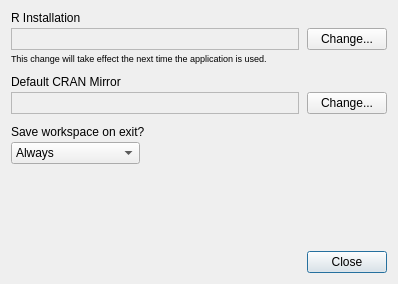
<?xml version="1.0" encoding="UTF-8"?>
<ui version="4.0">
 <class>OptionsDialog</class>
 <widget class="QDialog" name="OptionsDialog">
  <property name="windowModality">
   <enum>Qt::WindowModal</enum>
  </property>
  <property name="geometry">
   <rect>
    <x>0</x>
    <y>0</y>
    <width>398</width>
    <height>284</height>
   </rect>
  </property>
  <property name="sizePolicy">
   <sizepolicy hsizetype="Preferred" vsizetype="Fixed">
    <horstretch>0</horstretch>
    <verstretch>0</verstretch>
   </sizepolicy>
  </property>
  <property name="windowTitle">
   <string>Options</string>
  </property>
  <property name="sizeGripEnabled">
   <bool>false</bool>
  </property>
  <property name="modal">
   <bool>true</bool>
  </property>
  <layout class="QVBoxLayout" name="verticalLayout">
   <property name="spacing">
    <number>3</number>
   </property>
   <item>
    <layout class="QVBoxLayout" name="vboxRHome">
     <property name="spacing">
      <number>3</number>
     </property>
     <item>
      <widget class="QLabel" name="lblRHome">
       <property name="text">
        <string>R Installation</string>
       </property>
      </widget>
     </item>
     <item>
      <layout class="QHBoxLayout" name="horizontalLayout">
       <property name="spacing">
        <number>8</number>
       </property>
       <item>
        <widget class="QLabel" name="lblRHomeValue">
         <property name="sizePolicy">
          <sizepolicy hsizetype="Preferred" vsizetype="Preferred">
           <horstretch>1</horstretch>
           <verstretch>0</verstretch>
          </sizepolicy>
         </property>
         <property name="frameShape">
          <enum>QFrame::StyledPanel</enum>
         </property>
         <property name="frameShadow">
          <enum>QFrame::Plain</enum>
         </property>
         <property name="text">
          <string/>
         </property>
         <property name="textFormat">
          <enum>Qt::PlainText</enum>
         </property>
        </widget>
       </item>
       <item>
        <widget class="QPushButton" name="btnRHome">
         <property name="text">
          <string>Change...</string>
         </property>
         <property name="autoDefault">
          <bool>false</bool>
         </property>
        </widget>
       </item>
      </layout>
     </item>
     <item>
      <widget class="QLabel" name="lblRHomeRestart">
       <property name="font">
        <font>
         <pointsize>7</pointsize>
        </font>
       </property>
       <property name="text">
        <string>This change will take effect the next time the application is used.</string>
       </property>
      </widget>
     </item>
     <item>
      <spacer name="spacerRHome">
       <property name="orientation">
        <enum>Qt::Vertical</enum>
       </property>
       <property name="sizeType">
        <enum>QSizePolicy::Fixed</enum>
       </property>
       <property name="sizeHint" stdset="0">
        <size>
         <width>20</width>
         <height>8</height>
        </size>
       </property>
      </spacer>
     </item>
    </layout>
   </item>
   <item>
    <widget class="QLabel" name="label_2">
     <property name="text">
      <string>Default CRAN Mirror</string>
     </property>
    </widget>
   </item>
   <item>
    <layout class="QHBoxLayout" name="horizontalLayout_2">
     <property name="spacing">
      <number>8</number>
     </property>
     <item>
      <widget class="QLabel" name="lblCRANValue">
       <property name="sizePolicy">
        <sizepolicy hsizetype="Preferred" vsizetype="Preferred">
         <horstretch>1</horstretch>
         <verstretch>0</verstretch>
        </sizepolicy>
       </property>
       <property name="frameShape">
        <enum>QFrame::StyledPanel</enum>
       </property>
       <property name="text">
        <string/>
       </property>
       <property name="textFormat">
        <enum>Qt::PlainText</enum>
       </property>
      </widget>
     </item>
     <item>
      <widget class="QPushButton" name="btnCRAN">
       <property name="text">
        <string>Change...</string>
       </property>
       <property name="autoDefault">
        <bool>false</bool>
       </property>
      </widget>
     </item>
    </layout>
   </item>
   <item>
    <spacer name="verticalSpacer_3">
     <property name="orientation">
      <enum>Qt::Vertical</enum>
     </property>
     <property name="sizeType">
      <enum>QSizePolicy::Fixed</enum>
     </property>
     <property name="sizeHint" stdset="0">
      <size>
       <width>20</width>
       <height>8</height>
      </size>
     </property>
    </spacer>
   </item>
   <item>
    <widget class="QLabel" name="label_3">
     <property name="text">
      <string>Save workspace on exit?</string>
     </property>
    </widget>
   </item>
   <item>
    <layout class="QHBoxLayout" name="horizontalLayout_3">
     <property name="leftMargin">
      <number>0</number>
     </property>
     <item>
      <widget class="QComboBox" name="comboSaveWorkspace">
       <property name="sizeAdjustPolicy">
        <enum>QComboBox::AdjustToContents</enum>
       </property>
       <item>
        <property name="text">
         <string>Always</string>
        </property>
       </item>
       <item>
        <property name="text">
         <string>Never</string>
        </property>
       </item>
       <item>
        <property name="text">
         <string>Ask me every time</string>
        </property>
       </item>
      </widget>
     </item>
     <item>
      <spacer name="horizontalSpacer">
       <property name="orientation">
        <enum>Qt::Horizontal</enum>
       </property>
       <property name="sizeHint" stdset="0">
        <size>
         <width>40</width>
         <height>20</height>
        </size>
       </property>
      </spacer>
     </item>
    </layout>
   </item>
   <item>
    <spacer name="verticalSpacer">
     <property name="orientation">
      <enum>Qt::Vertical</enum>
     </property>
     <property name="sizeHint" stdset="0">
      <size>
       <width>20</width>
       <height>40</height>
      </size>
     </property>
    </spacer>
   </item>
   <item>
    <widget class="QDialogButtonBox" name="buttonBox">
     <property name="orientation">
      <enum>Qt::Horizontal</enum>
     </property>
     <property name="standardButtons">
      <set>QDialogButtonBox::Close</set>
     </property>
    </widget>
   </item>
  </layout>
 </widget>
 <resources/>
 <connections>
  <connection>
   <sender>buttonBox</sender>
   <signal>accepted()</signal>
   <receiver>OptionsDialog</receiver>
   <slot>accept()</slot>
   <hints>
    <hint type="sourcelabel">
     <x>248</x>
     <y>254</y>
    </hint>
    <hint type="destinationlabel">
     <x>157</x>
     <y>274</y>
    </hint>
   </hints>
  </connection>
  <connection>
   <sender>buttonBox</sender>
   <signal>rejected()</signal>
   <receiver>OptionsDialog</receiver>
   <slot>reject()</slot>
   <hints>
    <hint type="sourcelabel">
     <x>316</x>
     <y>260</y>
    </hint>
    <hint type="destinationlabel">
     <x>286</x>
     <y>274</y>
    </hint>
   </hints>
  </connection>
 </connections>
</ui>
